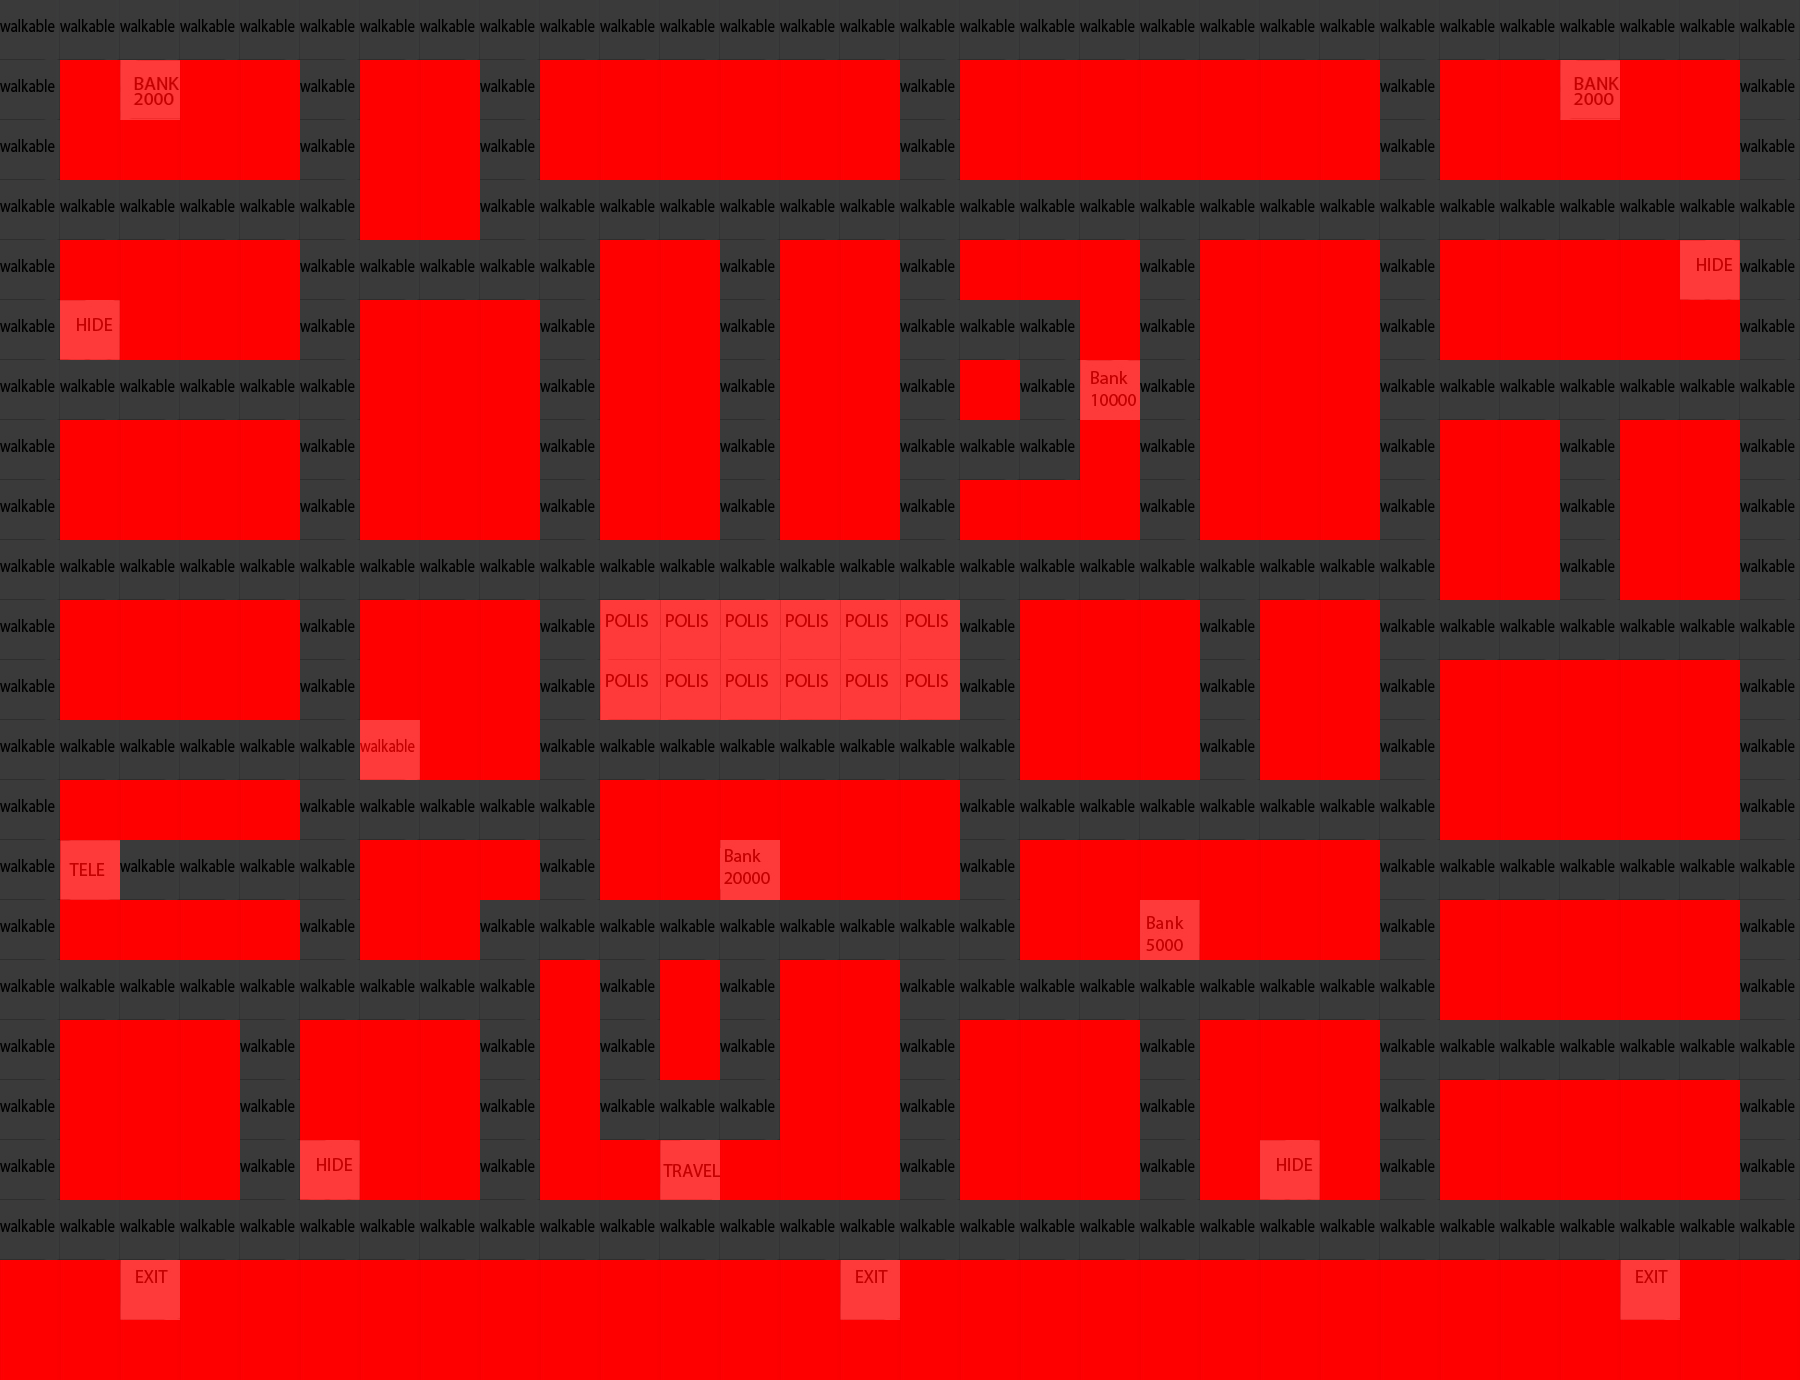

This is a level from a 2D game, rendered from its Tiled map with the project's own tilesets. A one-line summary and the map file follow, with tile-layer data summarised:
An orthogonal 30x23 tile map with 60x60 px tiles, 2 tile layers (background, interact), 2 tilesets.

<map version="1.0" orientation="orthogonal" width="30" height="23" tilewidth="60" tileheight="60">
 <tileset firstgid="1" name="tileset with walkable" tilewidth="60" tileheight="60">
  <image source="tileset with walkable.jpg" width="180" height="240" />
 </tileset>
 <tileset firstgid="13" name="background" tilewidth="60" tileheight="60">
  <image source="background.jpg" width="120" height="60" />
 </tileset>
 <layer name="background" width="30" height="23">
  <data>[690 cells, 690 non-empty, 2 distinct tile ids]</data>
 </layer>
 <layer name="interact" width="30" height="23" opacity="0.23">
  <data>[690 cells, 342 non-empty, 10 distinct tile ids]</data>
 </layer>
</map>